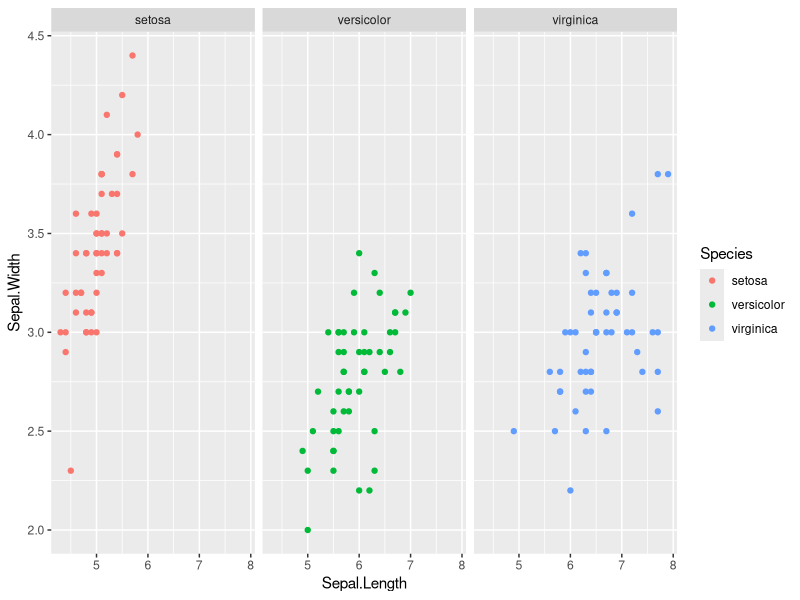

Recreate this plot in R.
## ---- chunk 1

library(ggplot2)

ggplot(iris, aes(Sepal.Length,Sepal.Width, color=Species))+geom_point()+facet_wrap(~Species)
theme_light()

